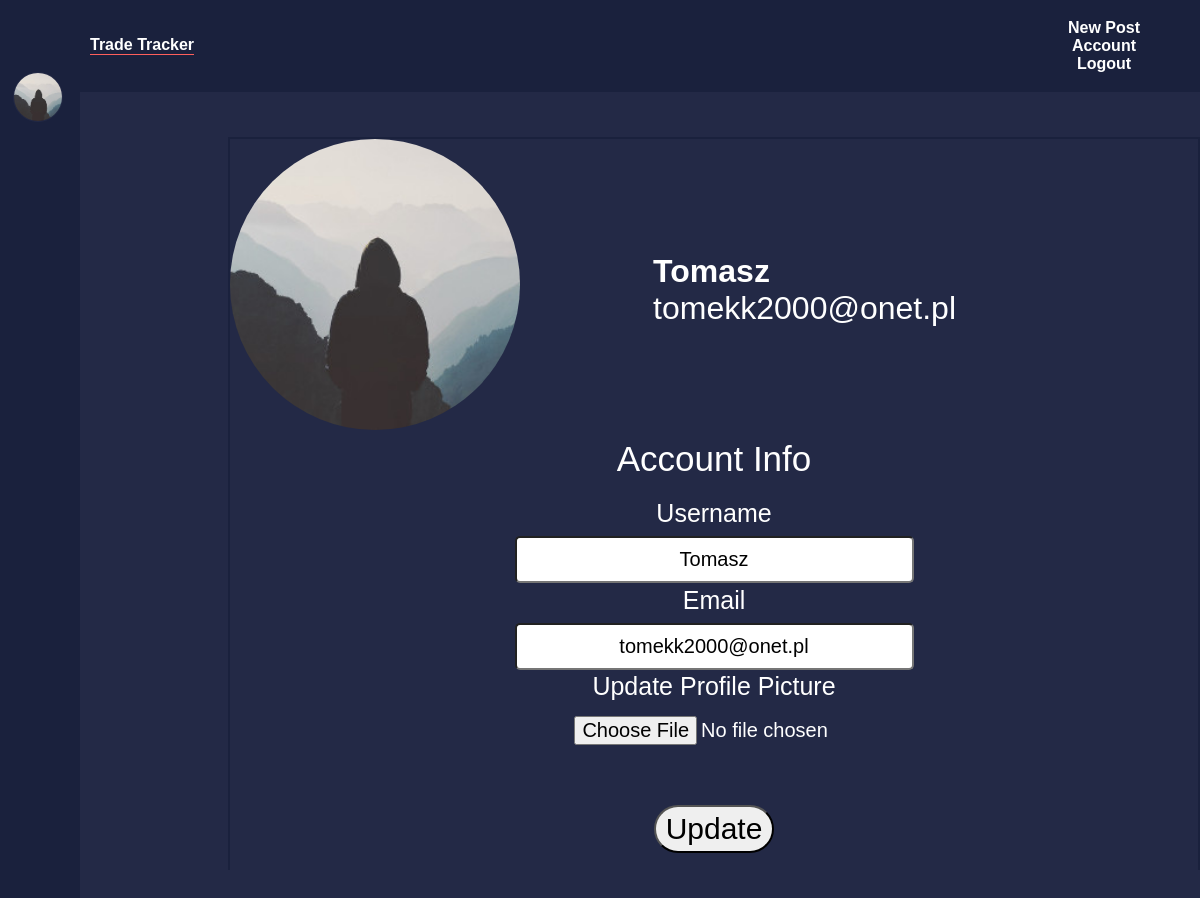
Page /account (signed in) on the committed database.
### tradetracker/models.py (models this page shows, shortened)
class User(db.Model, UserMixin):
    id = db.Column(db.Integer, primary_key=True)
    email = db.Column(db.String(20), unique=True, nullable=False)
    username = db.Column(db.String(120), unique=True, nullable=False)
    image_file = db.Column(db.String(20), nullable=False, default='default.jpg')
    password = db.Column(db.String(60), nullable=False)
    posts = db.relationship('Post', backref='author', lazy=True)

### tradetracker/users/routes.py (the view)
@users.route("/account", methods=['GET', 'POST'])
@login_required
def account():
    form = UpdateAccountForm()
    if form.validate_on_submit():
        if form.picture.data:
            picture_file = save_picture(form.picture.data)
            current_user.image_file = picture_file
        current_user.username = form.username.data
        current_user.email = form.email.data
        db.session.commit()
        flash('Your account has been updated!', 'success')
        return redirect(url_for('users.account'))
    elif request.method == 'GET':
        form.username.data = current_user.username
        form.email.data = current_user.email
    image_file = url_for('static', filename='profile_pics/' + current_user.image_file)
    return render_template('account.html', title='Account',
                           image_file=image_file, form=form)

### tradetracker/users/forms.py (shortened to what this page needs)
class UpdateAccountForm(FlaskForm):
    username = StringField('Username',
                            validators=[DataRequired(), Length(min=2, max=20)])
    email = StringField('Email',
                            validators=[DataRequired(), Email()])
    picture = FileField('Update Profile Picture', validators=[FileAllowed(['jpg', 'png'])])
    submit = SubmitField('Update')

### tradetracker/models.py (called while the page is built)
@login_manager.user_loader
def load_user(user_id):
    return User.query.get(int(user_id))

### tradetracker/templates/account.html (shortened to what this page needs)
{% extends "layout.html" %}
{% block content %}
    <div class="media">
        <div class="media-head">
            <img class="account-img" src="{{ image_file }}">
            <div class="media-body">
                <h4>{{ current_user.username }}</h4>
                <p>{{ current_user.email }}</p>
            </div>
        </div>
        <div class="content-section">
            <form method="POST" action="" enctype="multipart/form-data">
                <fieldset class="form-group">
                    <legend class="form-head">Account Info</legend>
                    <div class="form-group">
                        {{ form.username.label(class="form-control-label") }}
                        {{ form.username(class="form-control", placeholder="Enter Username") }}
                    </div>
                    <div class="form-group">
                        {{ form.email.label(class="form-control-label") }}
                        {{ form.email(class="form-control", placeholder="Enter Email") }}
                    </div>
                    <div class="form-group">
                            {{ form.picture.label() }}
                            {{ form.picture(class="form-control-file") }}
                    </div>
                </fieldset>
                <div class="form-group">
                    {{ form.submit(class="btn") }}
                </div>
            </form>
        </div>
    </div>
{% endblock content %}

### tradetracker/templates/layout.html (shortened to what this page needs)
<!DOCTYPE html>
<html>
<head>
  <link rel="stylesheet" type="text/css" href="{{ url_for('static', filename='main.css') }}">
  <link href='https://unpkg.com/boxicons@2.1.4/css/boxicons.min.css' rel='stylesheet'>
</head>
<body>
    <nav class="navbar">
      <div class="container">
        <div class="trade_tracker_logo" >
        <a class="navbar-link" href="/">Trade Tracker</a>
        </div>
        <div class="navbar-right">
            {% if current_user.is_authenticated %}
            <a class="navbar-link new_post" href="{{url_for('posts.new_post')}}">New Post</a>
            <a class="navbar-link" href="{{url_for('users.account')}}">Account</a>
            <a class="navbar-link" href="{{url_for('users.logout')}}">Logout</a>
            {% else %}
            <a class="navbar-link" href="{{url_for('users.login')}}">Login</a>
            <a class="navbar-link" href="{{url_for('users.register')}}">Register</a>
            {% endif %}
        </div>
      </div>
    </nav>
      <main role="main" class="container">
        <div class="sidebar">
          <div class="top">
          </div>
          <div class="user">
            {% if current_user.is_authenticated %}
            <img src="{{ url_for('static', filename='profile_pics/' + current_user.image_file) }}" class="user-img">
            <div>
            </div>
            {% endif %}
          </div>
          <ul>
            {% if current_user.is_authenticated %}
              <li>
                  <a href="{{ url_for('users.portfolio', username=current_user.username) }}">
                    <i class='bx bx-pie-chart-alt' ></i>
                  </a>
              </li>
            {% endif %}
              <li>
                  <a href="{{ url_for('posts.news') }}">
                    <i class='bx bx-news'></i>
                  </a>
              </li>
              <li>
                  <a href="{{ url_for('posts.overview') }}">
                    <i class='bx bx-chalkboard' ></i>
                  </a>
              </li>
              <li>
                  <a href="{{ url_for('posts.earnings') }}">
                      <i class="bx bxs-food-menu"></i>
                  </a>
              </li>
      </div>
        <div class="blocks">
          <div class="block-content">
              {% block content %}{% endblock %}
          </div>
          <div class="secondary-block-content">
          </div>
        </div>
      </main>
</body>
</html>

### rows in the picture
User: image_file (placeholder picture), username "Tomasz", email "tomekk2000@onet.pl"
